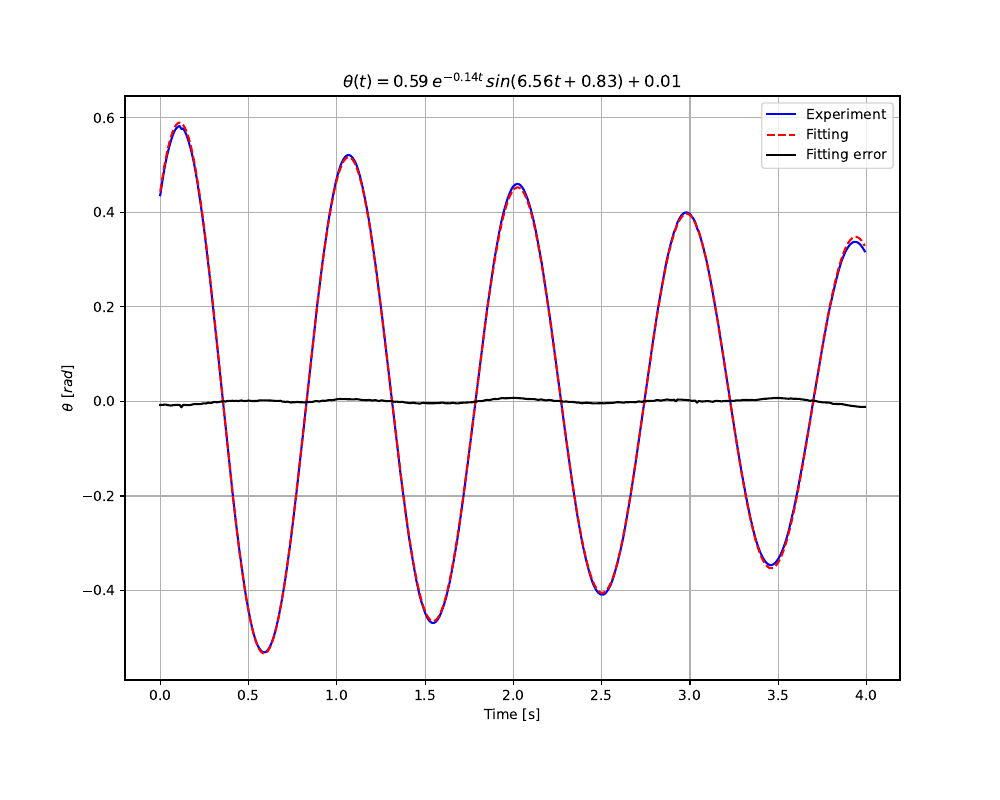

Recreate this plot in Python.
import math
import numpy as np
import pandas as pd
from sympy import *
import matplotlib.pyplot as plt
from scipy.optimize import curve_fit

inertia = 0.5 * (30.5 * 0.001) * ((6.7 * 0.01) ** 2) * (1 - 2 / 3 * np.sin(np.pi / 8))

def damped_oscillation(t, a, lambda1, omega1, phi1, c1):
    return a * np.exp((-1) * lambda1 * t) * np.sin(omega1 * t + phi1) + c1


data = pd.read_excel("./hairspring_flywheel/135degree.xlsx")

Angle = np.array(list(data.iloc[4:, 4]))
Angle = np.around(Angle, 4)
time = np.array(list(data.iloc[4:, 0]))

startline = 1200
endline = 1600


startline = 1200
endline = None

time = time[startline:endline] - time[startline]
Angle = Angle[startline:endline]
time = time * 0.01

A, B, C, D, E = curve_fit(damped_oscillation, time, Angle)[0]
print("The parameters of previous torsion spring:",
      curve_fit(damped_oscillation, time, Angle)[0])
fitted_angle = A * np.exp((-1) * B * time) * np.sin(C * time + D) + E
zeta = Symbol('zeta')
omega = Symbol('omega')
solved_value = solve([zeta * omega - B, omega * ((1 - (zeta*zeta))**0.5) - C],
                     [zeta, omega])
print(solved_value)

zeta = solved_value[0][0]
omega = solved_value[0][1]
frequency = omega / 2 / math.pi
stiffness = inertia * (omega ** 2)

print("Zeta is:%.5f" % zeta)
print("Omega is:%.5f" % omega)
print("Frequency is:%.8f" % frequency)
print("Stiffness is:%.8f" % stiffness)

fig, ax1 = plt.subplots(figsize=(10, 8), dpi=100)
ax1.plot(time, Angle, 'b-', label='Experiment')
ax1.plot(time, fitted_angle, 'r--', label='Fitting')
ax1.plot(time, Angle-fitted_angle, 'k-', label='Fitting error')
ax1.set_xlabel('Time [s]')
ax1.set_ylabel(r'$\theta$ [$rad$]')
latex = r'$\theta(t) = %.2f\/e^{-%.2f t}\/sin(%.2f t+%.2f) + %.2f$' % (A, B, C, D, E)
plt.title(latex)
ax1.grid()
plt.legend()
plt.subplots_adjust(bottom=0.15)
fig.savefig('./PDF-File/MotionCapture_Flywheel_45degrees.pdf')
plt.show()

Angle = np.array(list(data.iloc[4:, 4]))
Angle = np.around(Angle, 4)
time = np.array(list(data.iloc[4:, 0]))

startline = 876
endline = None

time = time[startline:endline] - time[startline]
Angle = Angle[startline:endline] * 180 / math.pi
time = time * 0.01

fig, ax1 = plt.subplots(figsize=(10, 8), dpi=100)
ax1.plot(time, Angle, 'b-', label='Experiment')
ax1.set_xlabel('Time [s]')
ax1.set_ylabel(r'$\theta$ [$\circ$]')
# plt.ylim(-50, 50)
plt.annotate(r'$\angle %.2f^o$' % np.min(Angle[0:50]), xy=(0, np.min(Angle[0:50])), xytext=(+20, -10),
             textcoords='offset points', fontsize=12, arrowprops=dict(arrowstyle='->', connectionstyle='arc3,rad=.2'))
plt.annotate(r'$\angle %.2f^o$' % np.min(Angle[50:100]), xy=(0.96, np.min(Angle[50:100])), xytext=(+20, -10),
             textcoords='offset points', fontsize=12, arrowprops=dict(arrowstyle='->', connectionstyle='arc3,rad=.2'))
plt.annotate(r'$\angle %.2f^o$' % np.min(Angle[190:194]), xy=(1.92, np.min(Angle[190:194])), xytext=(+20, -10),
             textcoords='offset points', fontsize=12, arrowprops=dict(arrowstyle='->', connectionstyle='arc3,rad=.2'))
plt.annotate(r'$\angle %.2f^o$' % np.max(Angle[0:100]), xy=(0.48, np.max(Angle[0:100])), xytext=(+20, +10),
             textcoords='offset points', fontsize=12, arrowprops=dict(arrowstyle='->', connectionstyle='arc3,rad=.2'))
plt.annotate(r'$\angle %.2f^o$' % np.max(Angle[100:150]), xy=(1.44, np.max(Angle[100:150])), xytext=(+20, +10),
             textcoords='offset points', fontsize=12, arrowprops=dict(arrowstyle='->', connectionstyle='arc3,rad=.2'))
ax1.grid()
plt.legend()
plt.subplots_adjust(bottom=0.15)

fig.savefig('./PDF-File/MotionCapture_Flywheel_45degrees1.pdf')
plt.show()
